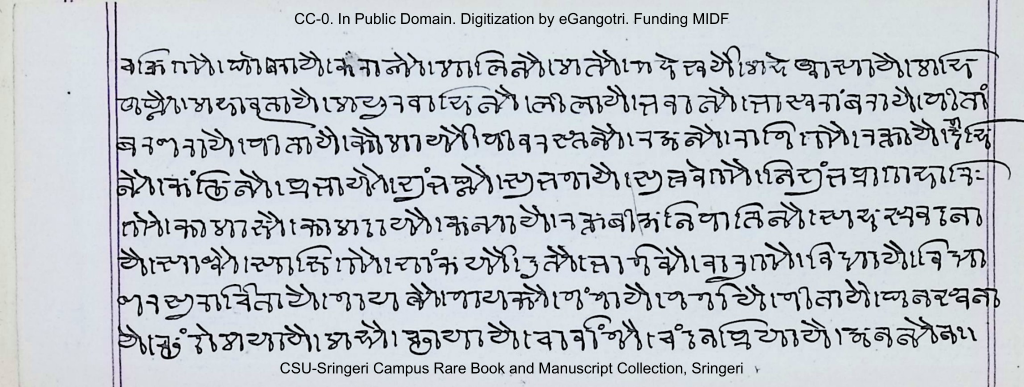
#> input picture manuscript_layout_detection/data/test_images/sample_paper.png, 2047 x 774 px (shown at 1/2 size); its folder holds 3 pictures in this run
$ python make_synthetic_demo.py
#> lines starting #> are read from the running program, lines starting #| are printed output that depends on the picture; after the words box and inside, x2 and y2 are one past the last pixel; in counts of white or black regions, pixels touching at a corner belong together
### manuscript_layout_detection/src/image_utils.py
"""
image_utils.py
--------------
Small helper functions for reading images, saving things and
playing with boxes. Nothing clever here.

A "box" everywhere in this project is a tuple (x1, y1, x2, y2):
    x1, y1 = top-left corner
    x2, y2 = bottom-right corner
"""

import os
import json

import cv2
import numpy as np

from src.config import IMAGE_EXTENSIONS, WORK_WIDTH


# [13 lines left out: function list_images, not called in this run]


def read_image(path):
    """
    Read an image as a colour (BGR) array.
    I use np.fromfile + imdecode instead of cv2.imread because cv2.imread
    fails on Windows if the path has special characters.
    Returns None if the file is broken.
    """
#> called with path = 'data/test_images/sample_paper.png'
    data = np.fromfile(path, dtype=np.uint8)
    img = cv2.imdecode(data, cv2.IMREAD_COLOR)
#> img is the input picture: shape (774, 2047, 3); mean B, G, R 203.3, 197.6, 192.3
    return img


# [24 lines left out: functions resize_for_work, clip_box, not called in this run]


def scale_box(box, factor):
    """Multiply every number in the box by factor (used to go back to the original size)."""
    return tuple(int(round(v * factor)) for v in box)


def save_image(path, img):
    """Save an image (again using imencode so Windows paths are fine)."""
    ext = os.path.splitext(path)[1]
    ok, encoded = cv2.imencode(ext, img)
    if not ok:
        raise IOError("Could not encode image for " + path)
    encoded.tofile(path)


def save_json(path, data):
    with open(path, "w", encoding="utf-8") as f:
        json.dump(data, f, indent=2, ensure_ascii=False)

### manuscript_layout_detection/scripts/make_synthetic_demo.py
"""
make_synthetic_demo.py
----------------------
The two real sample pages only have main text + watermarks. To check that the
header / footer / side_text rules also work, this script builds a SYNTHETIC page:
it takes the body of the paper sample, pastes it on a bigger sheet with wide margins
and writes a header, a footer and margin notes with a normal computer font.

It is only a test image (clearly named "synthetic"), not real manuscript data.

Run from the project folder:
    python scripts/make_synthetic_demo.py
"""

import os
import sys

import cv2
import numpy as np

# so "from src..." works when running this file from the project folder
sys.path.insert(0, os.path.dirname(os.path.dirname(os.path.abspath(__file__))))
from src.image_utils import read_image, save_image

SRC = os.path.join("data", "test_images", "sample_paper.png")
OUT = os.path.join("data", "test_images", "synthetic_demo_page.png")


def main():
    paper = read_image(SRC)

    # crop only the handwriting rows (no watermark, no border lines)
    body = paper[92:690, 238:1940]
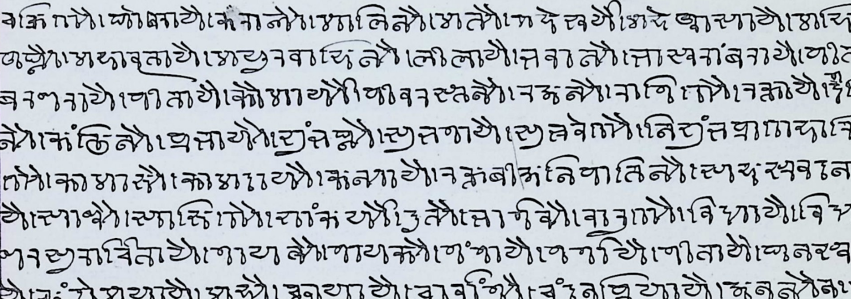
#> body: shape (598, 1702, 3) (shown at 1/2 size); mean B, G, R 195.7, 189.5, 183.5

    h, w = 1000, 2150
    rng = np.random.default_rng(0)
    page = np.full((h, w, 3), (205, 225, 235), dtype=np.uint8)       # parchment colour
    noise = rng.normal(0, 4, (h, w, 1)).astype(np.int16)
    page = np.clip(page.astype(np.int16) + noise, 0, 255).astype(np.uint8)

    # paste the body in the middle
    top, left = 200, 230
    page[top:top + body.shape[0], left:left + body.shape[1]] = body
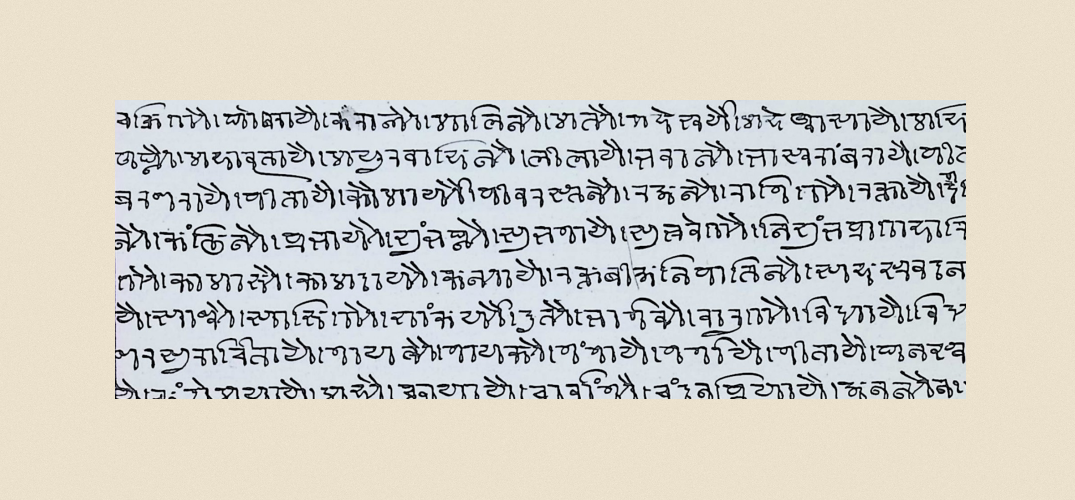
#> page: shape (1000, 2150, 3) (shown at 1/2 size); mean B, G, R 200.6, 208.2, 210.6

    ink = (30, 30, 40)
    font = cv2.FONT_HERSHEY_SIMPLEX

    # header: running title above the body
    cv2.putText(page, "CHAPTER THREE", (860, 130), font, 1.6, ink, 3, cv2.LINE_AA)

    # footer: catchword + folio number under the body
    cv2.putText(page, "ra-ma-ya", (1600, 880), font, 1.4, ink, 3, cv2.LINE_AA)
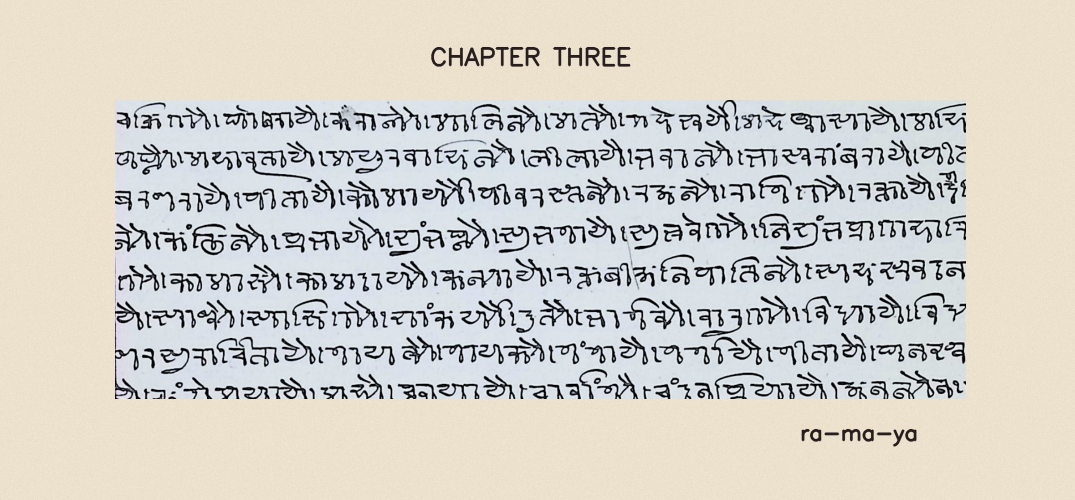
#> page: shape (1000, 2150, 3) (shown at 1/2 size); mean B, G, R 200, 207.5, 209.9
    cv2.putText(page, "12", (230, 880), font, 1.4, ink, 3, cv2.LINE_AA)
#> page: shape (1000, 2150, 3); 0.04% of pixels changed, all inside (x1, y1, x2, y2) = (235, 848, 286, 884)

    # margin notes (marginalia) left and right, smaller writing
    for i, word in enumerate(["note", "see p.4", "check"]):
        cv2.putText(page, word, (20, 330 + i * 60), font, 1.0, ink, 2, cv2.LINE_AA)
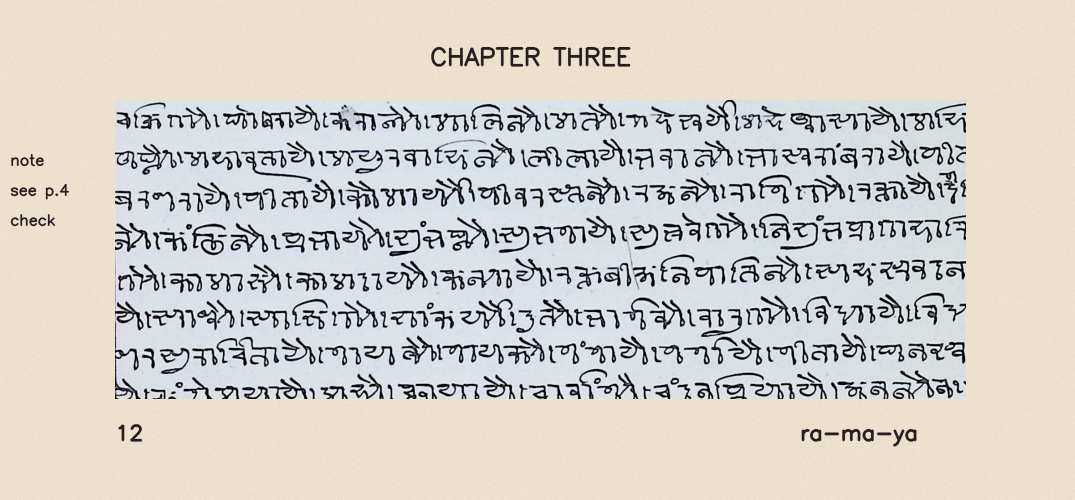
#> page: shape (1000, 2150, 3) (shown at 1/2 size); mean B, G, R 199.7, 207.2, 209.7
    for i, word in enumerate(["later", "added"]):
        cv2.putText(page, word, (1990, 450 + i * 60), font, 1.0, ink, 2, cv2.LINE_AA)
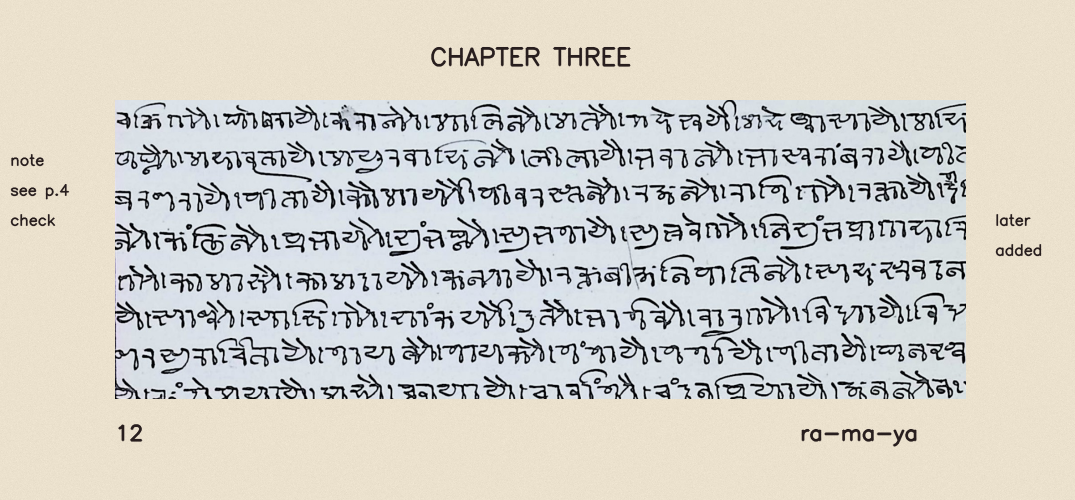
#> page: shape (1000, 2150, 3) (shown at 1/2 size); 0.1% of pixels changed, all inside (x1, y1, x2, y2) = (1991, 428, 2083, 513)

    save_image(OUT, page)
    print("saved", OUT)


if __name__ == "__main__":
    main()
